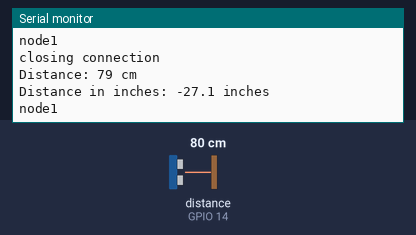
Bench run of a sketch on a simulated ESP8266 (NodeMCU). Shown: the last lines printed to the serial monitor. Wiring (inferred from the names in the program): ultrasonic range finder: trigger GPIO 12; echo GPIO 14. The test bench sets the inputs (shaded band); at power-on: distance to the obstacle (sensor on GPIO 14) 80 cm. The echo pulse lasts 58.3 µs per cm; WiFi joins after 1.5 s; servers stay silent unless stated; uploads are accepted with an empty reply.

Above: at 2.7 s.
2.8 s: distance to the obstacle (sensor on GPIO 14) set to 2 cm
At 3.4 s:
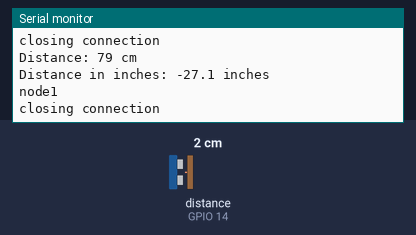
4.4 s: distance to the obstacle (sensor on GPIO 14) set to 4 cm
At 5.9 s:
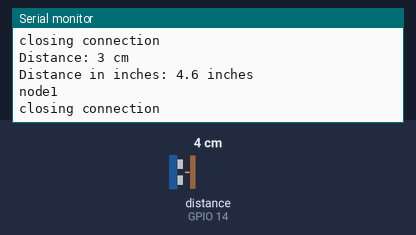
Timing chart, 0 to 7.4 s (numbered marks = the images above; inputs shaded):
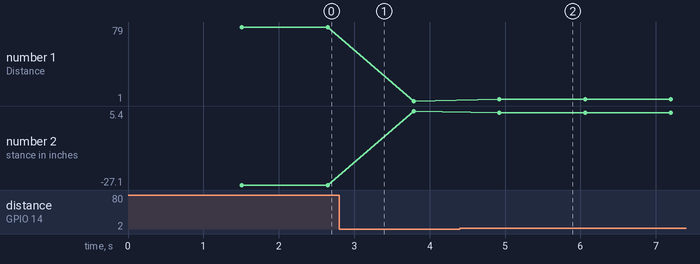

The sketch:

node1.ino
```cpp
#include <ESP8266WiFi.h>

#define TRIG_PIN 12
#define ECHO_PIN 14
const char* ssid     = "FAITH WiFi";
const char* password = "";
const char* host = "38.54.80.251";
const char* api = "node1";

// Function to convert centimeters to inches with one decimal place
float cm_to_inches(float cm) {
  // Define the initial values
  float initial_cm = 14.0;
  float initial_inches = 0.0;

  // Calculate the change in inches for every 1 cm decrease
  float inches_per_cm_change = 5.0 / (initial_cm - 2);

  // Calculate the corresponding inches for the given cm
  float inches = initial_inches + (initial_cm - cm) * inches_per_cm_change;

  return inches;
}

void setup() {
  Serial.begin(115200);
  pinMode(TRIG_PIN, OUTPUT);
  pinMode(ECHO_PIN, INPUT);

  Serial.println();
  Serial.println();
  Serial.print("Connecting to ");
  Serial.println(ssid);

  WiFi.begin(ssid, password);

  while (WiFi.status() != WL_CONNECTED) {
    delay(500);
    Serial.print(".");
  }

  Serial.println("");
  Serial.println("WiFi connected");
  Serial.println("IP address: ");
  Serial.println(WiFi.localIP());
}

void loop() {
  // Triggering the ultrasonic sensor
  digitalWrite(TRIG_PIN, LOW);
  delayMicroseconds(2);
  digitalWrite(TRIG_PIN, HIGH);
  delayMicroseconds(10);
  digitalWrite(TRIG_PIN, LOW);

  // Reading the echo time
  long duration = pulseIn(ECHO_PIN, HIGH);

  // Calculating the distance in centimeters as a whole number
  int distance_cm_whole = static_cast<int>(duration * 0.034 / 2);

  // Convert distance from cm to inches with one decimal place
  float distance_inches = cm_to_inches(distance_cm_whole);

  // Displaying the distance in centimeters as a whole number and inches with one decimal place on the Serial Monitor
  Serial.print("Distance: ");
  Serial.print(distance_cm_whole);
  Serial.println(" cm");
  Serial.print("Distance in inches: ");
  Serial.print(distance_inches, 1);
  Serial.println(" inches");
  Serial.println(String(api));

  WiFiClient client;
  const int httpPort = 80;
  if (!client.connect(host, httpPort)) {
    Serial.println("connection failed");
    return;
  }

  // This will send the request to the server
  client.print(String("GET http://faithvpn.site/pulangui/assets/api/" + String(api) + "/connect.php?") +
               ("&" + String(api) + "=") + String(distance_inches, 1) +
               " HTTP/1.1\r\n" +
               "Host: " + host + "\r\n" +
               "Connection: close\r\n\r\n");
  unsigned long timeout = millis();
  while (client.available() == 0) {
    if (millis() - timeout > 1000) {
      Serial.println(">>> Client Timeout !");
      client.stop();
      return;
    }
  }

  // // Read all the lines of the reply from the server and print them to Serial
  // while (client.available()) {
  //   String line = client.readStringUntil('\r');
  //   Serial.print(line);
  // }

  Serial.println();
  Serial.println("closing connection");

  delay(876); // You can adjust the delay based on your needs
}
```

Measured:
- after the input at 4.4 s, the serial monitor: prints a new line after 0.52 s (image 2)
- plotted number 1: 1 → 3 after the input at 4.4 s
- plotted number 2: -27.1 → 5.4 after the input at 2.8 s, 5.4 → 4.6 after the input at 4.4 s
